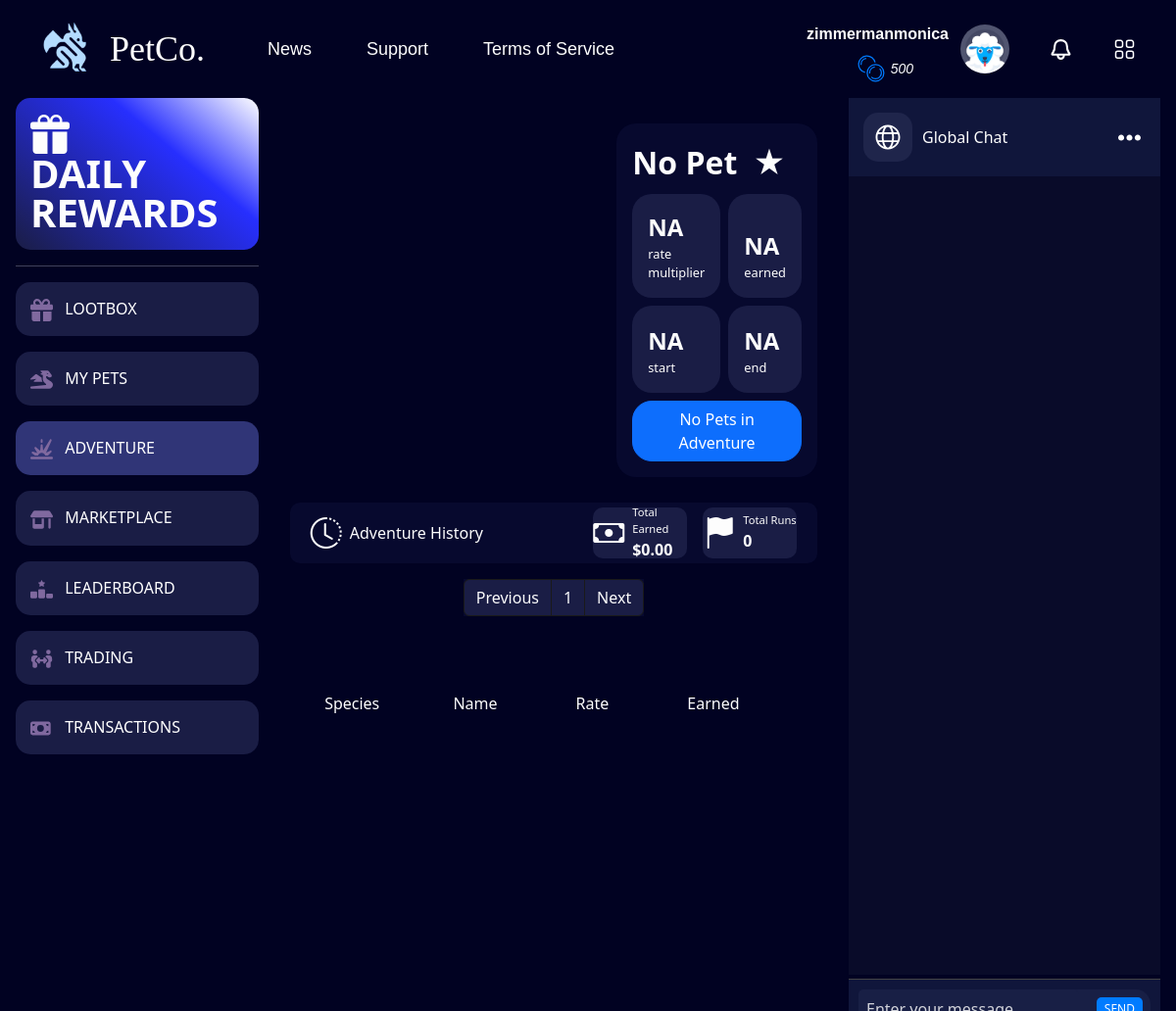
/adventure/ (signed in), run on the app's committed database.
### login_register/models.py (models this page shows, shortened)
class Profile(models.Model):
    AVATAR_CHOICES = [
        ('avatar1.png', 'Avatar 1'),
        ('avatar2.png', 'Avatar 2'),
        ('avatar3.png', 'Avatar 3'),
        ('avatar4.png', 'Avatar 4'),
    ]
    user = models.OneToOneField(User, on_delete=models.CASCADE)
    first_name = models.CharField(max_length=50)
    last_name = models.CharField(max_length=50)
    birthdate = models.DateField(null=True, blank=True)
    total_credits = models.IntegerField(default=500)
    avatar = models.CharField(max_length=50, default=get_random_avatar, blank=True, null=True)
    uploaded_avatar = models.ImageField(upload_to=upload_to, blank=True, null=True)
    following = models.PositiveIntegerField(default=0)
    followers = models.PositiveIntegerField(default=0)
    showcased_pets = models.ManyToManyField(Inventory, blank=True, related_name="showcased_by")
    def get_profile_image_url(self):
        if self.uploaded_avatar:
            return self.uploaded_avatar.url
        elif self.avatar:
            return f'/media/avatars/{self.avatar}'
        return '/media/avatars/avatar1.png'

### adventure/views.py (the view, shortened to what this page needs)
# urls.py: path('', adventure_page, name='adventure'),
@login_required
def adventure_page(request):
    profile = Profile.objects.filter(user=request.user).first()
    inventory_items = Inventory.objects.filter(owner_id=request.user, is_busy=Inventory.BusyValue.NOT_BUSY)
    is_busy = any(item.is_busy for item in inventory_items)
    adventure_history_list = AdventureUser.objects.filter(user_id=request.user, adventure_id__is_finished=True).order_by('-adventure_id__date_started')
    paginator = Paginator(adventure_history_list, 10)  # Show 10 adventures per page
    page_number = request.GET.get('page')
    page_obj = paginator.get_page(page_number)
    total_earnings = sum(adventure.adventure_id.total_earnings for adventure in adventure_history_list)
    total_runs = adventure_history_list.count()
    current_adventure_user = AdventureUser.objects.filter(user_id=request.user, adventure_id__is_claimed=False).first()
    current_adventure = None
    context = {
        'profile': profile,
        'user_inventory': inventory_items,
        'is_busy': is_busy,
        'adventure_history': page_obj,
        'current_adventure': current_adventure,
        'total_earnings': total_earnings,
        'total_runs': total_runs,
    }
    return render(request, 'adventure_content.html', context)

### adventure/templates/adventure_content.html (shortened to what this page needs)
{% extends "base.html" %}
{% load static %}
{% block css %}
    <link rel="stylesheet" href="{% static 'adventure_content.css' %}"/>
{% endblock %}
{% block adventure_active %}
    active
{% endblock %}
{% block content %}
    <div class="adventure-container">
        <div class="adventure-content">
            <div class="adventure-visual">
            </div>
            <div class="adventure-info">
                {% if current_adventure %}
                    <div class="adventure-pet">
                        <span style="font-size: 2em; font-weight: bold;">{{ current_adventure.pet.pet_species }}</span>
                        <div class="{{ current_adventure.pet.get_rarity_display|lower }}" style="font-size: 2em">★</div>
                    </div>
                    <div class="adventure-rate">
                        <span style="font-size: 1.5em; font-weight: bold;">${{ current_adventure.rate_multiplier }}/hr</span>
                        <span style="font-size: 0.8em">rate multiplier</span>
                    </div>
                    <div class="adventure-earned">
                        <span style="font-size: 1.5em; font-weight: bold;">${{ current_adventure.earnings|floatformat:2 }}</span>
                        <span style="font-size: 0.8em">earned</span>
                    </div>
                    <div class="adventure-start">
                        <span style="font-size: 1.5em; font-weight: bold;">{{ current_adventure.adventure.date_started }}</span>
                        <span style="font-size: 0.8em">start</span>
                    </div>
                    <div class="adventure-end">
                        <span style="font-size: 1.5em; font-weight: bold;">{{ current_adventure.adventure.date_finish }}</span>
                        <span style="font-size: 0.8em">end</span>
                    </div>
                    <button type="button" class="btn btn-danger adventure-interact" data-bs-toggle="modal" data-bs-target="#callbackPetModal">
                        Callback Pet
                    </button>
                {% else %}
                    <div class="adventure-pet">
                        <span style="font-size: 2em; font-weight: bold;">No Pet</span>
                        <div class="unknown" style="font-size: 2em">★</div>
                    </div>
                    <div class="adventure-rate">
                        <span style="font-size: 1.5em; font-weight: bold;">NA</span>
                        <span style="font-size: 0.8em">rate multiplier</span>
                    </div>
                    <div class="adventure-earned">
                        <span style="font-size: 1.5em; font-weight: bold;">NA</span>
                        <span style="font-size: 0.8em">earned</span>
                    </div>
                    <div class="adventure-start">
                        <span style="font-size: 1.5em; font-weight: bold;">NA</span>
                        <span style="font-size: 0.8em">start</span>
                    </div>
                    <div class="adventure-end">
                        <span style="font-size: 1.5em; font-weight: bold;">NA</span>
                        <span style="font-size: 0.8em">end</span>
                    </div>
                    <button type="button" class="btn btn-primary adventure-interact" data-bs-toggle="modal" data-bs-target="#choosePetModal">
                        No Pets in Adventure
                    </button>
                {% endif %}
            </div>
        </div>
            <div class="adventure-lower-container">
                <div class="adventure-global-info">
                    <div class="adventure-moreinfo-title">
                        <i class="bi bi-clock-history" style="font-size: 2rem;"></i>
                        Adventure History
                    </div>
                    <div class="adventure-moreinfo">
                        <i class="bi bi-cash" style="font-size: 2rem;"></i>
                        <div class="adventure-moreinfo-item">
                            <span style="font-size:0.7em">Total Earned </span>
                            <span style="font-weight: bold;"> ${{ total_earnings|floatformat:2 }} </span>
                        </div>
                    </div>
                    <div class="adventure-moreinfo">
                        <i class="bi bi-flag-fill" style="font-size: 2rem;"></i>
                        <div class="adventure-moreinfo-item">
                            <span style="font-size:0.7em">Total Runs </span>
                            <span style="font-weight: bold;"> {{ total_runs }} </span>
                        </div>
                    </div>
                </div>
                <nav aria-label="Page navigation example" style="align-self: center;justify-content: center;">
                    <ul class="pagination" style="background-color:#07092E;">
                        {% if adventure_history.has_previous %}
                            <li class="page-item"><a class="page-link" href="?page={{ adventure_history.previous_page_number }}">Previous</a></li>
                        {% else %}
                            <li class="page-item disabled"><a class="page-link" href="#">Previous</a></li>
                        {% endif %}
                        {% for num in adventure_history.paginator.page_range %}
                            {% if adventure_history.number == num %}
                                <li class="page-item active"><a class="page-link" href="#">{{ num }}</a></li>
                            {% else %}
                                <li class="page-item"><a class="page-link" href="?page={{ num }}">{{ num }}</a></li>
                            {% endif %}
                        {% endfor %}
                        {% if adventure_history.has_next %}
                            <li class="page-item"><a class="page-link" href="?page={{ adventure_history.next_page_number }}">Next</a></li>
                        {% else %}
                            <li class="page-item disabled"><a class="page-link" href="#">Next</a></li>
                        {% endif %}
                    </ul>
                </nav>
                <div class="adventure-history-container">
                    <div class="adventure-history-item" style="border: none;">
                        <div class="adventure-history-pet-item">
                            Species
                        </div>
                        <div class="adventure-history-pet-name">
                            Name
                        </div>
                        <div class="adventure-history-pet-rate">
                            Rate
                        </div>
                        <div class="adventure-history-pet-earned">
                            Earned
                        </div>
                    </div>
                </div>
            </div>
    </div>
{% endblock %}

### base_template/templates/base.html (shortened to what this page needs)
{% load static %}
<html>
  <head>
    <link rel="stylesheet" href="https://cdn.jsdelivr.net/npm/bootstrap@5.3.3/dist/css/bootstrap.min.css">
    <link rel="stylesheet" href="{% static 'base.css' %}"/>
    <link rel="stylesheet" href="https://cdn.jsdelivr.net/npm/bootstrap-icons@1.11.3/font/bootstrap-icons.min.css">
      {% block css %}
      {% endblock %}
  </head>
  <body class = "bg-body-tertiary">
    <nav class="navbar navbar-expand-sm bg-body-tertiary header-nav">
      <div class="container-fluid" style="display: flex;">
        <a class="navbar-brand text-white" href="{% url 'lootboxes' %}" style="display: flex; align-self: center;">
          <img src="{% static 'logo-light.png' %}" alt="Logo" width="50" height="50" class="d-inline-block align-text-top topnav-logo">
          <p class="topnav-title"> PetCo. </p>
        </a>
        <div class="collapse navbar-collapse">
          <ul class="navbar-nav me-auto custom-navbar">
            <li class="nav-item left">
              <a class="nav-link"> News </a>
            </li>
            <li class="nav-item left">
              <a class="nav-link" aria-disabled="true">Support</a>
            </li>
            <li class="nav-item left">
              <a href="{% url 'terms-of-service' %}" class="nav-link"> Terms of Service </a>
            </li>
          </ul>
        </div>
      </div>
      <div>
        <ul class="navbar-nav me-auto custom-navbar">
          <li class="nav-item right-top" style="width: 125px; align-self: center; text-align: right;">
            <a class="nav-link" aria-disabled="true"><b style="font-size: 16px;"> {{ navbar_profile.user }} </b><br> </a>
            <i style="font-size: 14px; padding-right: 8px;"> {{ navbar_profile.total_credits }} </i>
          </li>
          <li class="nav-item right-top">
            <a href="{% url 'user_profile:profile' %}">
              <img src="{{ navbar_profile.get_profile_image_url }}" class="navbar-profile-img">
            </a>
          </li>
          <li class="nav-item position-relative right-top">
              <a href="{% url 'notifications' %}" class="">
              </a>
          </li>
          <li class="nav-item">
          </li>
        </ul>
      </div>
    </nav>
    <div class="d-flex main-content">
      <div class="d-flex flex-column flex-shrink-0 p-3 pt-0 text-white bg-body-tertiary sidebar">
        <a class="rewards-link" href={% url 'daily_rewards' %}>
          <i class="bi bi-gift-fill"></i>
          <span class="rewards-text">DAILY REWARDS</span>
        <hr>
        <ul class="nav nav-pills flex-column mb-auto sidebar-list">
          <li class="nav-item">
            <a href="{% url 'lootboxes' %}" class="nav-link sidebar-link mb-3 {%block lootbox_active %}text-white{% endblock %}" aria-current="page">
                LOOTBOX
            </a>
          </li>
          <li class="nav-item">
            <a href="{% url 'inventory_list' %}" class="nav-link sidebar-link mb-3 {%block inventorylist_active %}text-white{% endblock %}">
                MY PETS
            </a>
          </li>
          <li class="nav-item">
            <a href="{% url 'adventure' %}" class="nav-link sidebar-link mb-3 {%block adventure_active %}text-white{% endblock %}">
                ADVENTURE
            </a>
          </li>
          <li class="nav-item">
            <a href="{% url 'marketplace' %}" class="nav-link sidebar-link mb-3 {%block market_active %}text-white{% endblock %}">
              MARKETPLACE
            </a>
          </li>
          <li class="nav-item">
            <a href="{% url 'leaderboard' %}" class="nav-link sidebar-link mb-3  {%block leaderboard_active %}text-white{% endblock %}">
              LEADERBOARD
            </a>
          </li>
          <li class="nav-item">
            <a href="{% url 'trading_list' %}" class="nav-link sidebar-link mb-3 {% block trading_active %}text-white{% endblock %}">
              TRADING
            </a>
          </li>
          <li class="nav-item">
            <a href="{% url 'checkout' %}" class="nav-link sidebar-link mb-3 text-white {%block checkout_active %}text-white{% endblock %}">
              TRANSACTIONS
            </a>
          </li>
        </ul>
      </div>
      <div class="flex-grow-1 p-3 pt-0 main-content-scrollable">
          {% block content %}
          {% endblock %}
      </div>
      {% include "chat/chatbox.html" %}
    </div>
  </body>

### data on the page
Profile: user "zimmermanmonica", total_credits "500", get_profile_image_url (picture)

### other printed values
{{ total_earnings|floatformat:2 }} "0.00"
{{ total_runs }} "0"
{{ num }} "1"
